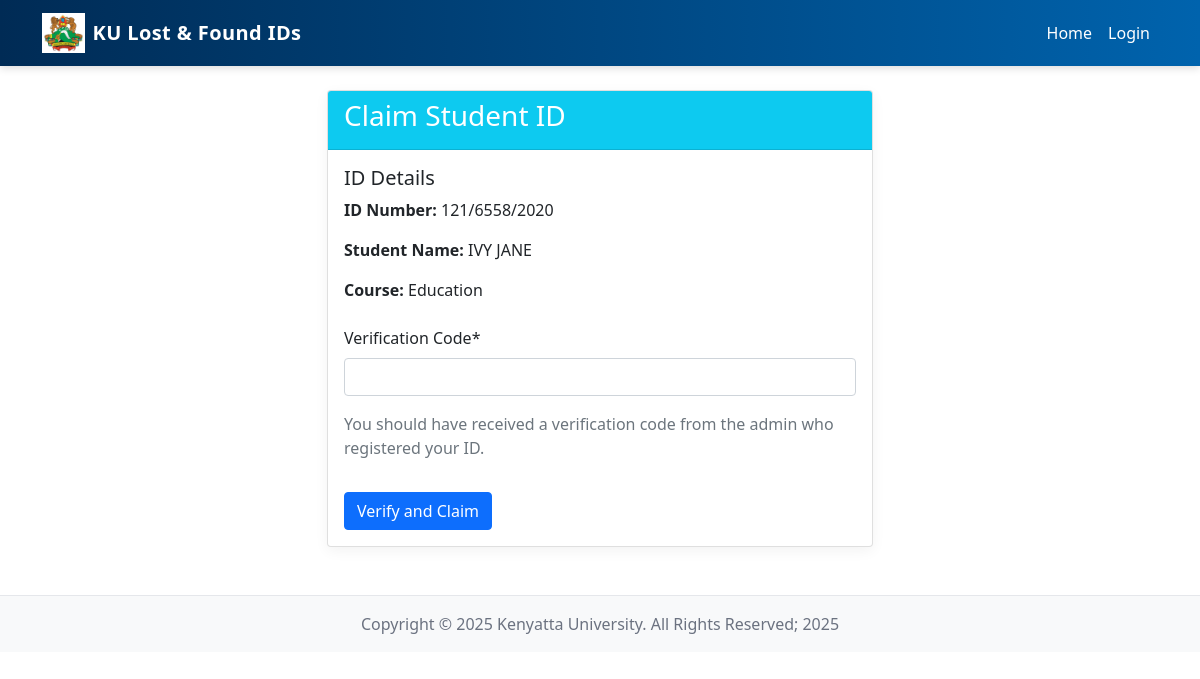
Page /claim/2/ on the committed database.
### id_management/models.py (models this page shows, shortened)
class StudentID(models.Model):
    STATUS_CHOICES = [
        ('LOST', 'Lost'),
        ('FOUND', 'Found'),
        ('RETURNED', 'Returned'),
    ]
    id_number = models.CharField(max_length=20, unique=True, verbose_name="ID Number")
    student_name = models.CharField(max_length=100)
    course = models.CharField(max_length=100)
    reported_by = models.ForeignKey(
        settings.AUTH_USER_MODEL,
        on_delete=models.SET_NULL,
        null=True,
        blank=True
    )
    date_reported = models.DateTimeField(auto_now_add=True)
    status = models.CharField(max_length=10, choices=STATUS_CHOICES, default='FOUND')
    found_by = models.CharField(max_length=100, blank=True, null=True)
    found_date = models.DateField(blank=True, null=True)
    claimed_by = models.ForeignKey(
        settings.AUTH_USER_MODEL,
        on_delete=models.SET_NULL,
        null=True,
        blank=True,
        related_name='claimed_ids'
    )
    date_claimed = models.DateTimeField(null=True, blank=True)
    lost_date = models.DateField(blank=True, null=True)
    verification_code = models.CharField(max_length=6, blank=True, null=True)

### id_management/views.py (the view)
# urls.py: path('claim/<int:pk>/', views.claim_id, name='claim-id'),
def claim_id(request, pk):
    id_record = get_object_or_404(StudentID, pk=pk)
    if request.method == 'POST':
        form = ClaimIDForm(request.POST)
        if form.is_valid():
            verification_code = form.cleaned_data['verification_code']
            if verification_code == id_record.verification_code:
                id_record.status = 'RETURNED'
                id_record.claimed_by = request.user if request.user.is_authenticated else None
                id_record.date_claimed = timezone.now()
                id_record.save()
                messages.success(request, 'ID successfully claimed.')
                return redirect('home')
            else:
                messages.error(request, 'Invalid verification code.')
    else:
        form = ClaimIDForm()
    return render(request, 'claim_id.html', {'form': form, 'id_record': id_record})

### id_management/forms.py
class ClaimIDForm(forms.Form):
    verification_code = forms.CharField(label='Verification Code', max_length=6)

### id_management/templates/claim_id.html (shortened to what this page needs)
{% extends 'base.html' %}
{% load crispy_forms_tags %}
{% block content %}
<div class="row justify-content-center">
    <div class="col-md-6">
        <div class="card">
            <div class="card-header bg-info text-white">
                <h3>Claim Student ID</h3>
            </div>
            <div class="card-body">
                <div class="mb-4">
                    <h5>ID Details</h5>
                    <p><strong>ID Number:</strong> {{ id_record.id_number }}</p>
                    <p><strong>Student Name:</strong> {{ id_record.student_name }}</p>
                    <p><strong>Course:</strong> {{ id_record.course }}</p>
                </div>
                <form method="post">
                    {{ form|crispy }}
                    <p class="text-muted">You should have received a verification code from the admin who registered your ID.</p>
                    <button type="submit" class="btn btn-primary mt-3">Verify and Claim</button>
                </form>
            </div>
        </div>
    </div>
</div>
{% endblock content %}

### id_management/static/css/base.css (style rules this page uses)
:root { --ku-dark: #002b55; --ku-mid: #0063ad; --ku-accent: #ffd54f; --ku-bg: #fafbfc; }
*, *::before, *::after { box-sizing: border-box; }
body { font-family: 'Inter', sans-serif; background: var(--ku-bg); color: #333; min-height: 100vh; display: flex; flex-direction: column; }
.card { border: none; border-radius: 1rem; box-shadow: 0 4px 14px rgba(0, 0, 0, 0.05); transition: transform 0.3s cubic-bezier(.2,.8,.2,1), box-shadow 0.3s cubic-bezier(.2,.8,.2,1); }
.btn-primary, .btn-info { transition: transform 0.2s, box-shadow 0.2s; }

### rows in the picture
StudentID: id_number "121/6558/2020", student_name "IVY JANE", course "Education"
